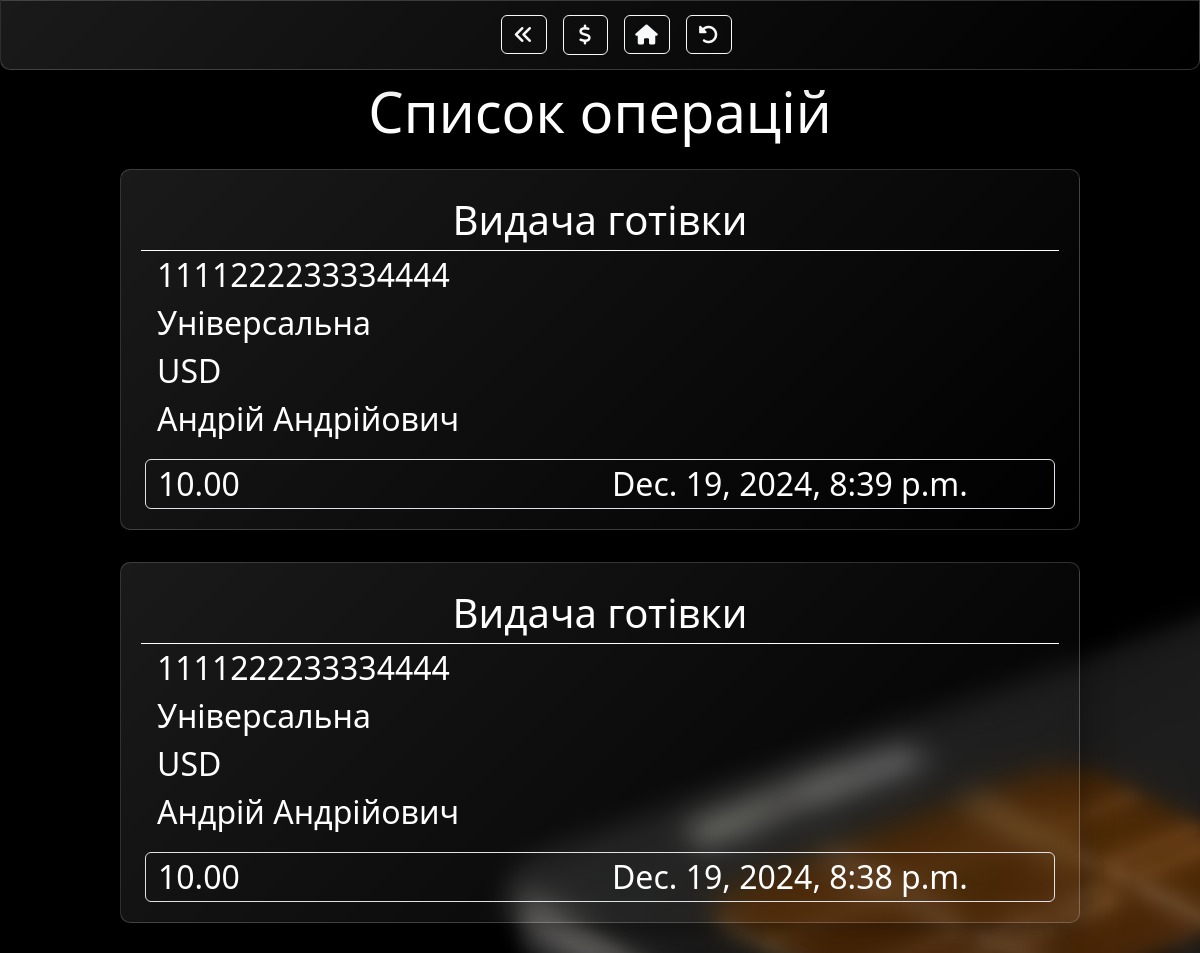
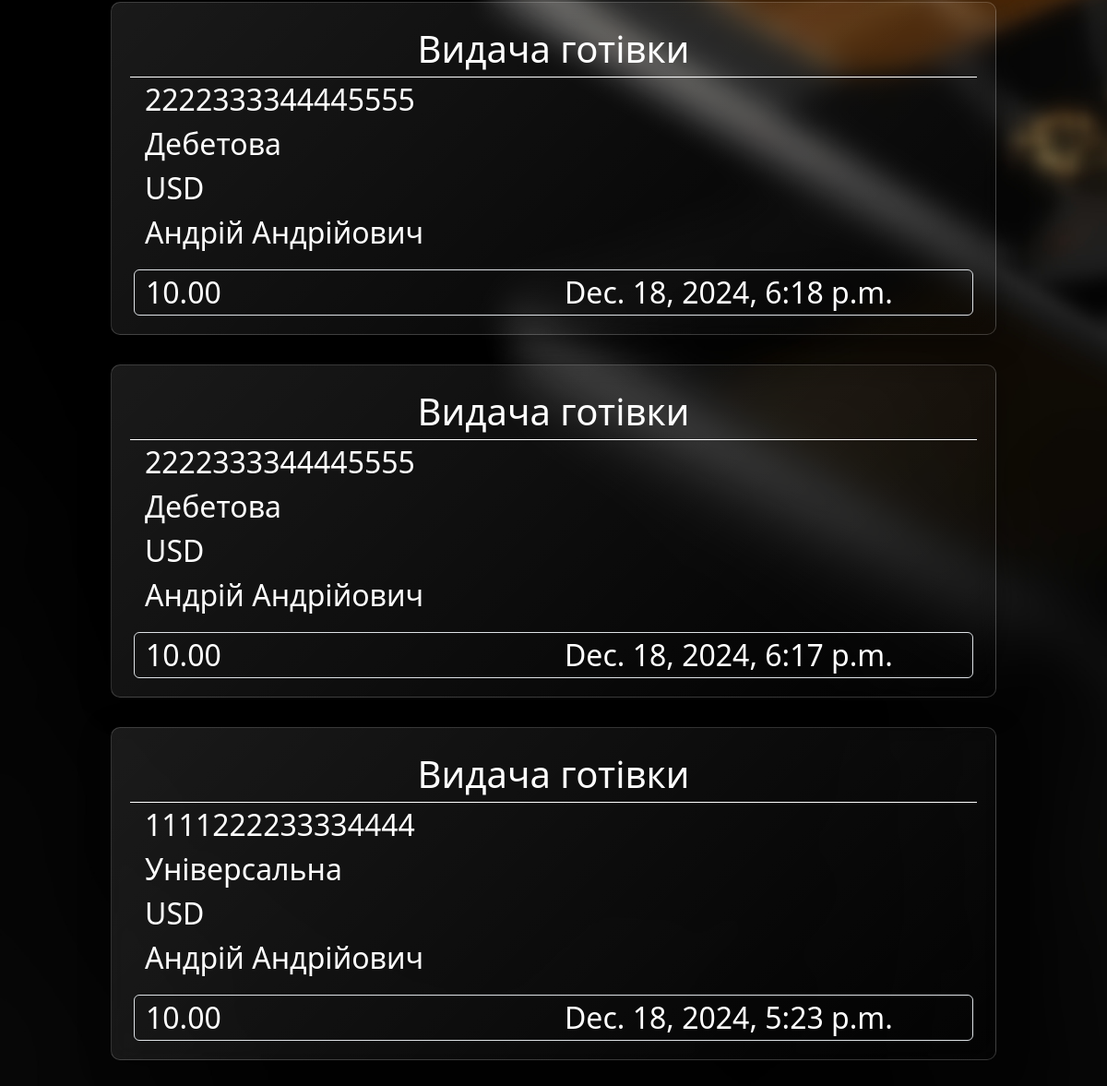
Screenshot of /operations/ with the database file from the repository (2 pictures, top to bottom).
### paydesk/models.py (models this page shows, shortened)
class Operation(models.Model):
    OPERATION_TYPES = [
        ('TRANSFER', 'Переказ коштів'),
        ('CASH_WITHDRAWAL', 'Видача готівки'),
        ('RECHARGE', 'Поповнення рахунку'),
        ('CREDIT_PAYMENT', 'Оплата кредиту')
    ]
    operation_type = models.CharField(max_length=16, choices=OPERATION_TYPES)
    operation_datetime = models.DateTimeField()
    sender_account = models.ForeignKey(Account, on_delete=models.CASCADE, related_name='sent_operations')
    recipient_account = models.ForeignKey(Account, on_delete=models.CASCADE, null=True, related_name='received_operations')
    sender_person = models.ForeignKey(Person, on_delete=models.CASCADE, related_name='sent_operations')
    recipient_person = models.ForeignKey(Person, on_delete=models.CASCADE, null=True, related_name='received_operations')
    amount = models.FloatField()

class Account(models.Model):
    CARD_TYPES = [
        ('UNIVERSAL', 'Універсальна'),
        ('DEBIT', 'Дебетова'),
        ('CREDIT', 'Кредитна'),
        ('SAVINGS', 'Ощадна')
    ]
    CURRENCY_TYPES = [
        ('USD', 'Долар США'),
        ('EUR', 'Євро'),
        ('UAN', 'Гривня')
    ]
    card_type = models.CharField(max_length=16, choices=CARD_TYPES)
    card_number = models.CharField(max_length=16, unique=True)
    pin = models.CharField(max_length=4)
    cvv = models.CharField(max_length=3)
    amount = models.FloatField(default=0)
    currency = models.CharField(max_length=3, choices=CURRENCY_TYPES)
    registration_date = models.DateField()
    valid_until = models.DateField()
    person = models.ForeignKey(Person, on_delete=models.SET_NULL, null=True, blank=True)

class Person(models.Model):
    first_name = models.CharField(max_length=64)
    last_name = models.CharField(max_length=64)
    birthday = models.DateField()
    itn = models.CharField(max_length=10, unique=True)

### paydesk/views.py (the view)
# urls.py: path('operations/', OperationsView.as_view(), name='operations'),
class OperationsView(HeaderMixin, ListView):
    paginate_by = 5
    model = Operation
    template_name = 'paydesk/operations.html'
    context_object_name = 'operations'
    def get_queryset(self):
        return Operation.objects.all().order_by('-operation_datetime')
    def get_context_data(self, **kwargs):
        context =  super().get_context_data(**kwargs)
        c_def = self.get_user_context(index=2)
        return dict(list(context.items()) + list(c_def.items()))

### paydesk/utils.py (called while the page is built)
    def get_user_context(self, **kwargs):
        context = kwargs
        index = kwargs.get('index')
        context['header'] = header[index]
        return context

### paydesk/templates/paydesk/operations.html (shortened to what this page needs)
{% extends 'paydesk/layout.html' %}
{% block body %}
<div class="d-grid mb-3 col-6 mx-auto" style="min-width: 60rem;">
    {% for operation in operations %}
    <div class="my-card glass w-100 text-white mx-auto mt-3">
        <div class="card-header text-center fs-1" style="border-bottom: 1px solid white;">
            <span>{{ operation.operation_type }}</span>
        </div>
            <div class="card-body fs-2 d-flex flex-column gap-3">
                <div class="row">
                    <div class="d-flex flex-column ms-3 col">
                        <span>{{ operation.sender_account.card_number }}</span>
                        <span>{{ operation.sender_account.get_card_type_display }}</span>
                        <span>{{ operation.sender_account.currency }}</span>
                        <span>{{ operation.sender_person.first_name }} {{ operation.sender_person.last_name }}</span>
                    </div>
                    <div class="d-flex flex-column me-3 col">
                    </div>
                </div>
            <div class="d-flex mt-auto ms-1 me-1 row border rounded">
                <span class="flex-column col">{{ operation.amount|floatformat:2 }}</span>
                <span class="flex-column col">{{ operation.operation_datetime }}</span>
            </div>
        </div>
    </div>
    {% empty %}
        <span class="fs-2 mt-5 glass rounded px-3 py-2 text-center">Пусто</span>
    {% endfor %}
</div>
{% endblock %}

### paydesk/templates/paydesk/layout.html (shortened to what this page needs)
{% load static %}
<!DOCTYPE html>
<html lang="en">
<head>
    <link rel="stylesheet" type="text/css" href="{% static 'paydesk/css/style.css' %}">
    <link rel="stylesheet" href="https://cdnjs.cloudflare.com/ajax/libs/font-awesome/6.0.0-beta3/css/all.min.css">
    <link href="{% static 'paydesk/css/bootstrap.min.css' %}" rel="stylesheet">
</head>
<body class="text-white">
    {% if header.title != 'Стартова сторінка' %}
    <nav class="navbar header-nav glass navbar-expand-lg">
        <div class="container-fluid">
          <div class="collapse navbar-collapse d-flex justify-content-center align-items-center w-50">
            <ul class="d-flex justify-content-center align-items-center gap-3">
                {% if header.back %}
                    {% if header.type == 'account' %}
                        <a class="btn fs-5 btn-outline-light" aria-current="page" href="{{ account.get_absolute_url }}">
                            <li class="nav-item d-flex justify-content-center align-items-center">
                                <i class="fa-solid fa-angles-left"></i>
                            </li>
                        </a>
                    {% elif header.type == 'person' %}
                        <a class="btn fs-5 btn-outline-light" aria-current="page" href="{{ person.get_absolute_url }}">
                            <li class="nav-item d-flex justify-content-center align-items-center">
                                <i class="fa-solid fa-angles-left"></i>
                            </li>
                        </a>
                    {% else %}
                        <a class="btn fs-5 btn-outline-light" aria-current="page" href="{% url header.back %}">
                            <li class="nav-item d-flex justify-content-center align-items-center">
                                <i class="fa-solid fa-angles-left"></i>
                            </li>
                        </a>
                    {% endif %}
                {% endif %}
                {% if header.currency %}
                    <div class="nav-item-dropdown btn-group text-center">
                        <button type="button" class="btn d-flex align-items-center justify-content-center fs-5 btn-outline-light rounded dropdown-toggle-split" data-bs-toggle="dropdown" aria-expanded="false">
                            <i class="fa-solid fa-dollar-sign"></i>
                        </button>
                    </div>
                {% endif %}
                {% if header.main %}
                    <a class="btn fs-5 btn-outline-light" aria-current="page" href="{% url header.main %}">
                        <li class="nav-item d-flex justify-content-center align-items-center">
                            <i class="fa-solid fa-house"></i>
                        </li>
                    </a>
                {% endif %}
                {% if header.update %}
                    {% if header.type == 'account' %}
                        <a class="btn fs-5 btn-outline-light" aria-current="page" href="{{ account.get_absolute_url }}">
                            <li class="nav-item d-flex justify-content-center align-items-center">
                                <i class="fa-solid fa-rotate-left"></i>
                            </li>
                        </a>
                    {% elif header.type == 'person' %}
                        <a class="btn fs-5 btn-outline-light" aria-current="page" href="{{ person.get_absolute_url }}">
                            <li class="nav-item d-flex justify-content-center align-items-center">
                                <i class="fa-solid fa-rotate-left"></i>
                            </li>
                        </a>
                    {% else %}
                    <a class="btn fs-5 btn-outline-light" aria-current="page" href="{% url header.update %}">
                        <li class="nav-item d-flex justify-content-center align-items-center">
                            <i class="fa-solid fa-rotate-left"></i>
                        </li>
                    </a>
                    {% endif %}
                {% endif %}
            </ul>
            </div>
        </div>
      </nav>
      <h1 class="display-4 text-center mt-2">{{ header.title }}</h1>
      {% endif %}
    {% block body %}
    {% endblock %}
</body>
</html>

### paydesk/static/paydesk/css/style.css (style rules this page uses)
body { background-image: url('./../img/img_3.jpg'); background-size: cover; }
.glass { background: linear-gradient(135deg, rgba(255, 255, 255, 0.1), rgba(255, 255, 255, 0)); backdrop-filter: blur(10px); -webkit-backdrop-filter: blur(10px); border: 1px solid rgba(255, 255, 255, 0.18); box-shadow: 0 8px 32px 0 rgba(0, 0, 0, 0.37); transition: backdrop-filter 1s ease, -webkit-backdrop-filter 1s ease; }
.nav-item { width: 20px; height: 25px; }
.nav-item-dropdown { width: 45px; height: 40px; }
.header-nav { height: 70px; padding: 10px 0 10px 0 !important; border-bottom-right-radius: 10px; border-bottom-left-radius: 10px; }
.header-nav ul { margin-top: 15px !important; }
.my-card { border-radius: 10px; padding: 20px; }

### rows the page displays
Operation: operation_type "Видача готівки", sender_account.card_number "1111222233334444", sender_account.card_type "Універсальна", sender_account.currency "USD", sender_person.first_name "Андрій", sender_person.last_name "Андрійович", amount "10.00", operation_datetime "Dec. 19, 2024, 8:39 p.m."
Operation: operation_type "Видача готівки", sender_account.card_number "1111222233334444", sender_account.card_type "Універсальна", sender_account.currency "USD", sender_person.first_name "Андрій", sender_person.last_name "Андрійович", amount "10.00", operation_datetime "Dec. 19, 2024, 8:38 p.m."
Operation: operation_type "Видача готівки", sender_account.card_number "2222333344445555", sender_account.card_type "Дебетова", sender_account.currency "USD", sender_person.first_name "Андрій", sender_person.last_name "Андрійович", amount "10.00", operation_datetime "Dec. 18, 2024, 6:18 p.m."
Operation: operation_type "Видача готівки", sender_account.card_number "2222333344445555", sender_account.card_type "Дебетова", sender_account.currency "USD", sender_person.first_name "Андрій", sender_person.last_name "Андрійович", amount "10.00", operation_datetime "Dec. 18, 2024, 6:17 p.m."
Operation: operation_type "Видача готівки", sender_account.card_number "1111222233334444", sender_account.card_type "Універсальна", sender_account.currency "USD", sender_person.first_name "Андрій", sender_person.last_name "Андрійович", amount "10.00", operation_datetime "Dec. 18, 2024, 5:23 p.m."

### other values shown
{{ header.title }} "Список операцій"
